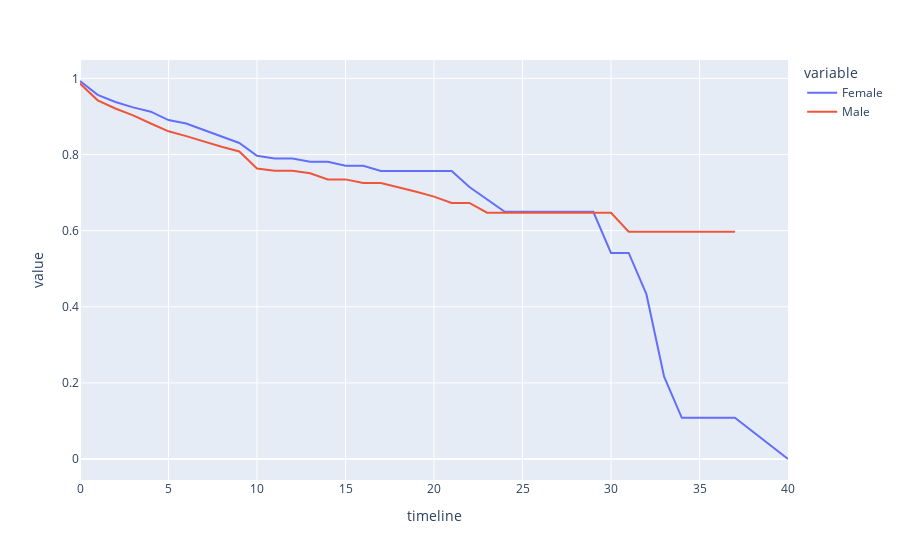

This figure's notebook cell:
### Markdown cell above
## 2. Compare the plot above with one that plots employee retention rates by gender over the number of years the employee has been working for the company.

### Code cell
emp_rates = survival(data, 'Gender', 'YearsAtCompany', 'Attrition')
px.line(emp_rates, x=emp_rates.index, y=['Female', "Male"]).show()

### Figure 1 — Plotly figure (JSON) as saved in the notebook; plotly's stock layout.template omitted (floating-point values rounded to 4 significant figures)
{"data": [{"hovertemplate": "variable=Female<br>timeline=%{x}<br>value=%{y}<extra></extra>", "legendgroup": "Female", "line": {"color": "#636efa", "dash": "solid"}, "mode": "lines", "name": "Female", "orientation": "v", "showlegend": true, "type": "scatter", "x": [0, 1, 2, 3, 4, 5, 6, 7, 8, 9, 10, 11, 12, 13, 14, 15, 16, 17, 18, 19, 20, 21, 22, 23, 24, 25, 26, 27, 29, 30, 31, 32, 33, 34, 36, 37, 40], "xaxis": "x", "y": [0.9932, 0.9568, 0.938, 0.9239, 0.9126, 0.8906, 0.8813, 0.8642, 0.8487, 0.8303, 0.7969, 0.7898, 0.7898, 0.7812, 0.7812, 0.7704, 0.7704, 0.7566, 0.7566, 0.7566, 0.7566, 0.7566, 0.7146, 0.6821, 0.6496, 0.6496, 0.6496, 0.6496, 0.6496, 0.5414, 0.5414, 0.4331, 0.2165, 0.1083, 0.1083, 0.1083, 0], "yaxis": "y"}, {"hovertemplate": "variable=Male<br>timeline=%{x}<br>value=%{y}<extra></extra>", "legendgroup": "Male", "line": {"color": "#EF553B", "dash": "solid"}, "mode": "lines", "name": "Male", "orientation": "v", "showlegend": true, "type": "scatter", "x": [0, 1, 2, 3, 4, 5, 6, 7, 8, 9, 10, 11, 12, 13, 14, 15, 16, 17, 18, 19, 20, 21, 22, 23, 24, 25, 26, 27, 29, 30, 31, 32, 33, 34, 36, 37, 40], "xaxis": "x", "y": [0.9864, 0.9425, 0.921, 0.9029, 0.8815, 0.861, 0.8483, 0.8342, 0.8206, 0.8081, 0.7634, 0.7577, 0.7577, 0.7506, 0.7347, 0.7347, 0.725, 0.725, 0.714, 0.7021, 0.6894, 0.6729, 0.6729, 0.6471, 0.6471, 0.6471, 0.6471, 0.6471, 0.6471, 0.6471, 0.5973, 0.5973, 0.5973, 0.5973, 0.5973, 0.5973, null], "yaxis": "y"}], "layout": {"legend": {"title": {"text": "variable"}, "tracegroupgap": 0}, "margin": {"t": 60}, "xaxis": {"anchor": "y", "domain": [0, 1], "title": {"text": "timeline"}}, "yaxis": {"anchor": "x", "domain": [0, 1], "title": {"text": "value"}}}}
